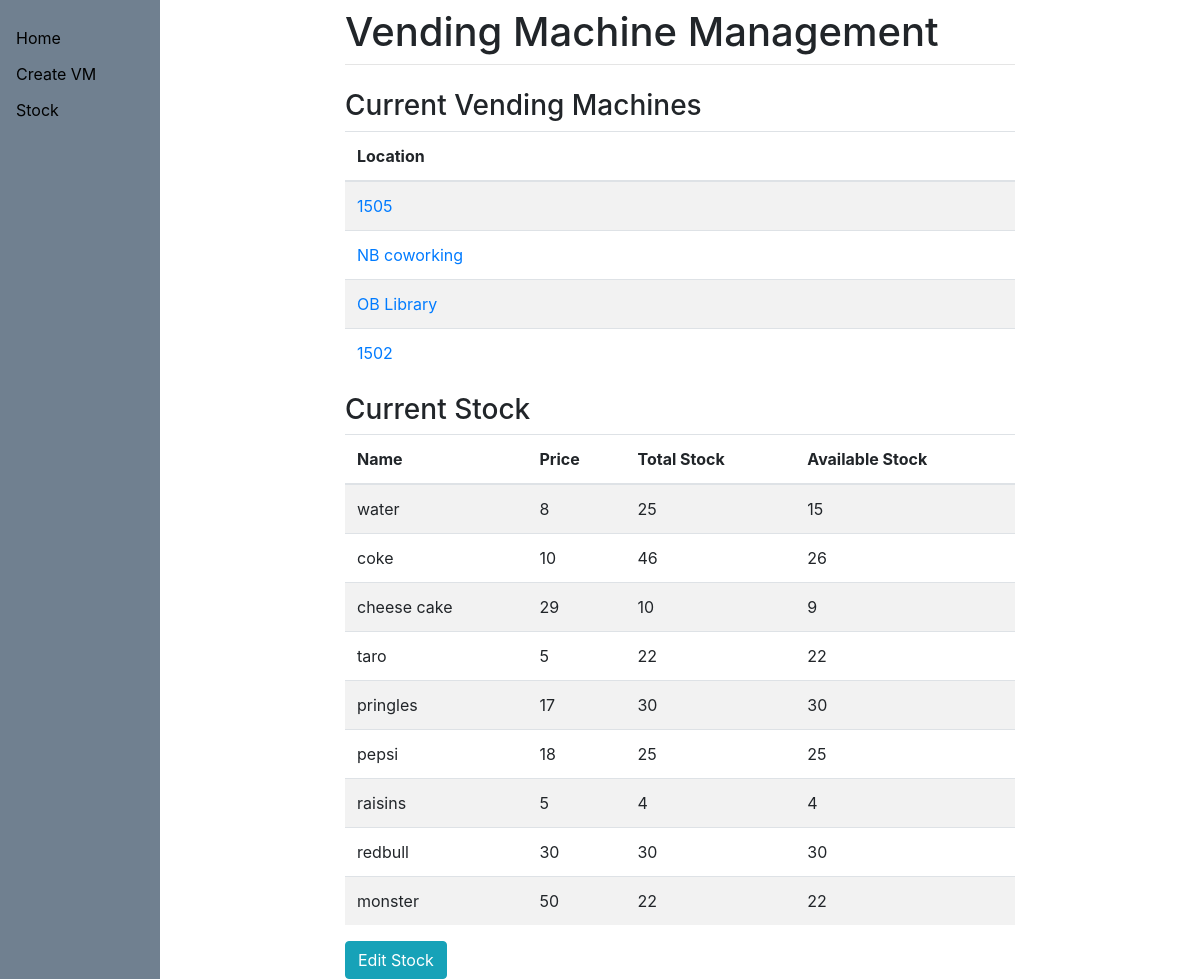
The app's page /, older data.
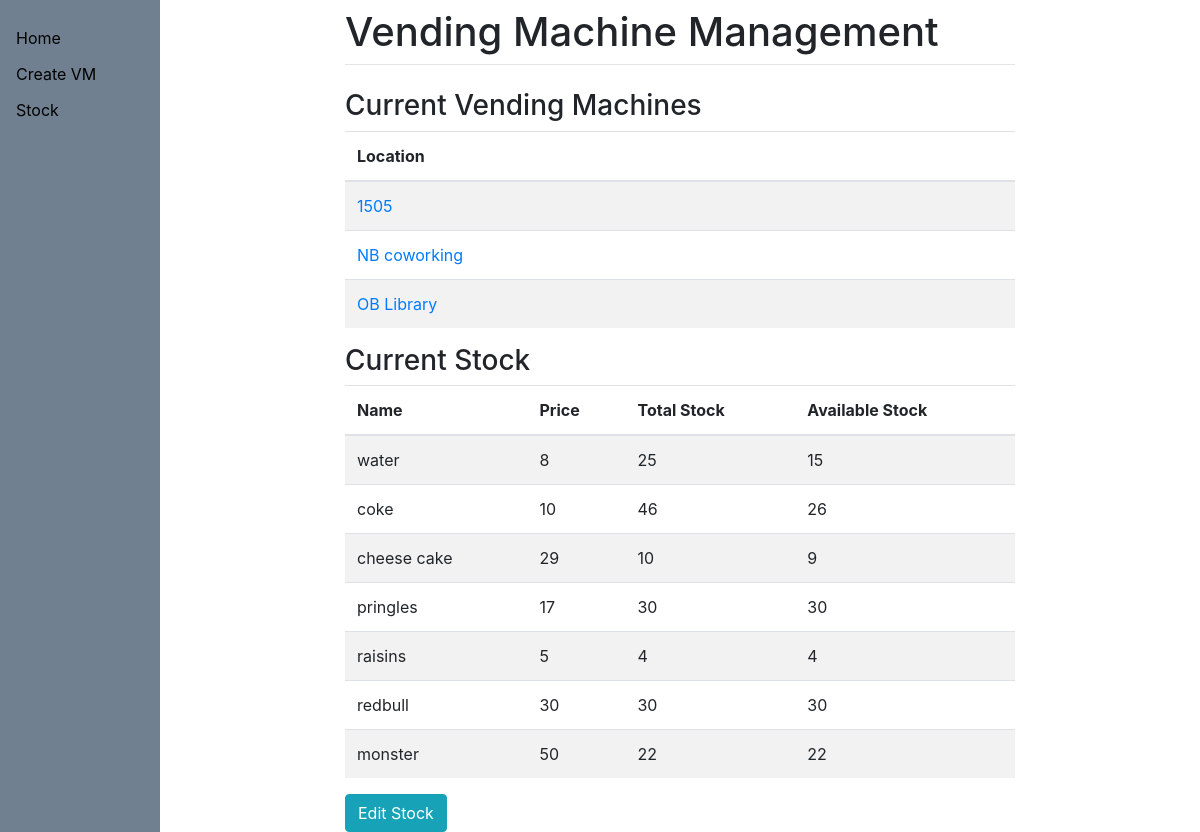
The same page, newer data.
### vending/models.py (models this page shows, shortened)
class VendingMachine(models.Model):
    location = models.CharField(max_length=200)

class Snacks(models.Model):
    name = models.CharField(max_length=200)
    price = models.IntegerField()
    totalQuantity = models.IntegerField()
    availableQuantity = models.IntegerField(default=0)

### vending/views.py (the view)
# urls.py: 2. Add a URL to urlpatterns:  path('', views.home, name='home')
def home(response):
    all_vm = VendingMachine.objects.all()
    return render(response, "vending/home.html", {"allVM": all_vm, "snacks": snacks})

### vending/templates/vending/home.html
{% extends 'vending/base.html' %}
{% block content %}
<h3>Current Vending Machines</h3>
<table class="table table-striped">
    <thead>
    <tr>
        <th scope="col">Location</th>
    </tr>
    </thead>
    <tbody>
    {% for vm in allVM %}
    <tr>
        <td><a href="{{ vm.location }}">{{ vm.location }}</a></td>
    </tr>
    {% endfor %}
    </tbody>
</table>
<h3>Current Stock</h3>
<table class="table table-striped">
    <thead>
    <tr>
        <th scope="col">Name</th>
        <th scope="col">Price</th>
        <th scope="col">Total Stock</th>
        <th scope="col">Available Stock</th>
    </tr>
    </thead>
    <tbody>
    {% for snack in snacks %}
    <tr>
        <td>{{ snack.name }}</td>
        <td>{{ snack.price }}</td>
        <td>{{ snack.totalQuantity }}</td>
        <td>{{ snack.availableQuantity }}</td>
    </tr>
    {% endfor %}
    </tbody>
</table>
<button type="submit" name="editStock" onclick="location.href='/stock/'" class="btn btn-info">Edit Stock</button>
{% endblock %}

Row changes from the older to the newer data that the page shows:
removed VendingMachine: location "1502"
removed Snacks: name "taro", price "5", totalQuantity "22", availableQuantity "22"
removed Snacks: name "pepsi", price "18", totalQuantity "25", availableQuantity "25"
